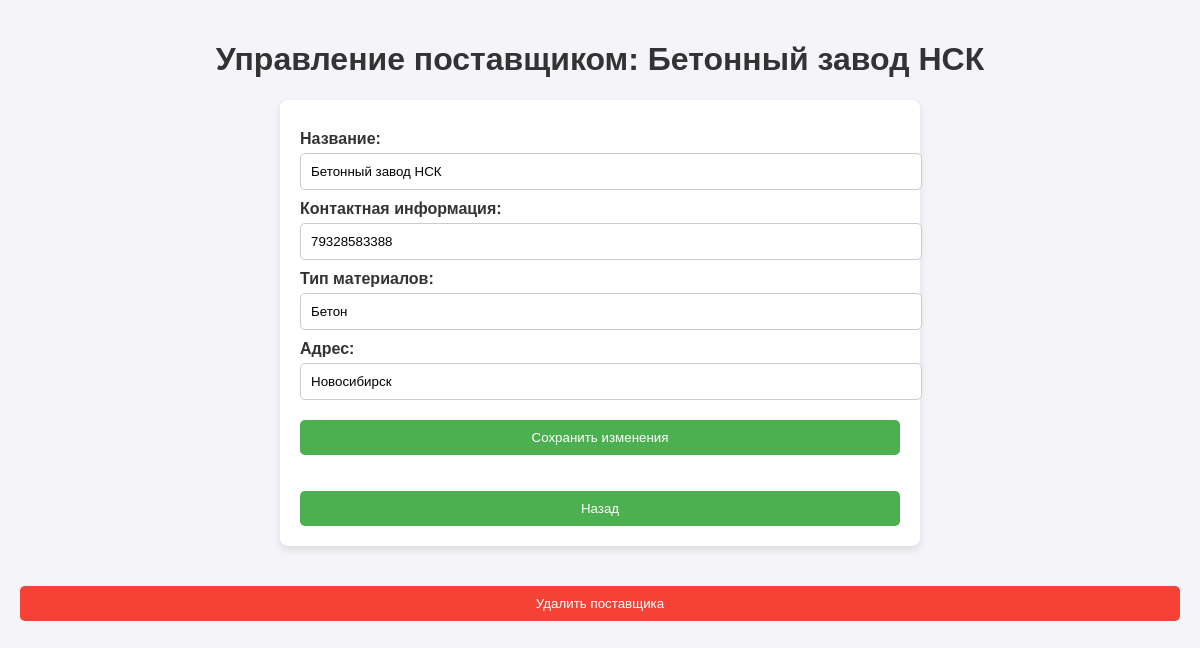
The page /supplier/1 (signed in) on the database its author committed.
### tables this page shows
CREATE TABLE suppliers (
                id INTEGER PRIMARY KEY AUTOINCREMENT,
                name TEXT NOT NULL,
                address TEXT,
                contact_info TEXT,
                type_of_materials TEXT
            );

### main.py (the view, shortened to what this page needs)
@app.route("/supplier/<int:supplier_id>", methods=["GET", "POST", "DELETE"])
@login_required
def manage_supplier(supplier_id):
    supplier = SupplierGateway.get_supplier_by_id(supplier_id)
    if not supplier:
        return "Поставщик не найден", 404
    if request.method == "DELETE":
        SupplierGateway.delete_supplier(supplier_id)
        return redirect(url_for("manage_suppliers"))
    return render_template("manage_supplier.html", supplier=supplier)

### data.py (called while the page is built)
    @classmethod
    def find_by_id(cls, user_id):
        with sqlite3.connect(DB_PATH) as conn:
            cursor = conn.execute("SELECT id, username, password, desc FROM users WHERE id = ?", (user_id,))
            row = cursor.fetchone()
            if row:
                return cls(*row)
        return None

    @classmethod
    def find(cls, supplier_id):
        with sqlite3.connect(DB_PATH) as conn:
            cursor = conn.execute(f"SELECT * FROM {cls._table_name} WHERE id = ?", (supplier_id,))
            row = cursor.fetchone()
            if row:
                return cls(*row)
            return None

### gateway.py (called while the page is built)
    @staticmethod
    def get_supplier_by_id(supplier_id):
        return Supplier.find(supplier_id)

    @staticmethod
    def find_by_id(user_id):
        return User.find_by_id(user_id)

### main.py (called while the page is built)
@login_manager.user_loader
def load_user(user_id):
    return UserGateway.find_by_id(user_id)  # Убедитесь, что метод `find_by_id` существует в классе `User`.

### templates/manage_supplier.html (shortened to what this page needs)
<!DOCTYPE html>
<html lang="ru">
<head>
</head>
<body>
<h1>Управление поставщиком: {{ supplier.name }}</h1>
<div class="form-container">
    <form method="POST">
        <label for="name">Название:</label>
        <input type="text" id="name" name="name" value="{{ supplier.name }}" required>
        <label for="contact_info">Контактная информация:</label>
        <input type="text" id="contact_info" name="contact_info" value="{{ supplier.type_of_materials }}" required>
        <label for="type_of_materials">Тип материалов:</label>
        <input type="text" id="type_of_materials" name="type_of_materials" value="{{ supplier.address }}" required>
        <label for="address">Адрес:</label>
        <input type="text" id="address" name="address" value="{{ supplier.contact_info }}" required>
        <button type="submit">Сохранить изменения</button>
    </form>
        <button type="submit" onclick="window.location.href='{{ url_for('index') }}'">Назад</button>
</div>
<form action="{{ url_for('manage_supplier', supplier_id=supplier.id) }}" method="POST" style="margin-top: 20px;">
    <button type="submit" class="delete-btn">Удалить поставщика</button>
</form>
</body>
</html>

### templates/manage_supplier.html (style rules this page uses)
body { font-family: Arial, sans-serif; margin: 0; padding: 20px; background-color: #f4f4f9; }
h1 { color: #333; text-align: center; }
.form-container { background-color: #fff; padding: 20px; border-radius: 8px; box-shadow: 0 4px 8px rgba(0, 0, 0, 0.1); max-width: 600px; margin: 0 auto; }
.form-container label { display: block; margin-top: 10px; font-weight: bold; color: #333; }
.form-container input { width: 100%; padding: 10px; margin-top: 5px; border: 1px solid #ccc; border-radius: 5px; }
.form-container button { background-color: #4CAF50; color: white; padding: 10px 20px; border: none; border-radius: 5px; cursor: pointer; margin-top: 20px; width: 100%; }
.delete-btn { background-color: #f44336; color: white; padding: 10px 20px; border: none; border-radius: 5px; cursor: pointer; margin-top: 20px; width: 100%; }

### rows shown on the page
suppliers: name "Бетонный завод НСК", contact_info "79328583388", type_of_materials "Бетон", address "Новосибирск"
